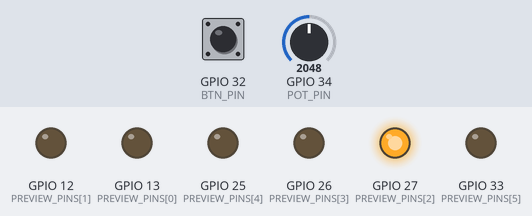
Simulated run of this sketch. Board: ESP32. Shown: output pins drawn as LEDs (lit = HIGH). Inputs (shaded band) come from the test bench; at power-on: GPIO 34 (POT_PIN) = 2048, GPIO 32 (BTN_PIN) HIGH. No radio packets arrive unless stated; what the sketch prints to the serial monitor is not drawn.

Above: at 4.1 s.
4.2 s: GPIO 34 (POT_PIN) set to 2424
5.7 s: GPIO 34 (POT_PIN) set to 2484
At 6.2 s:
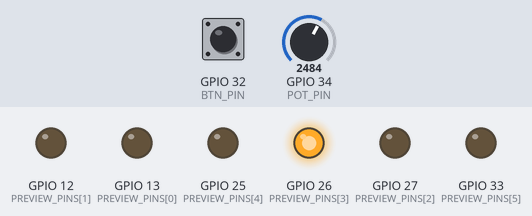
9.7 s: GPIO 34 (POT_PIN) set to 2047
At 10.9 s:
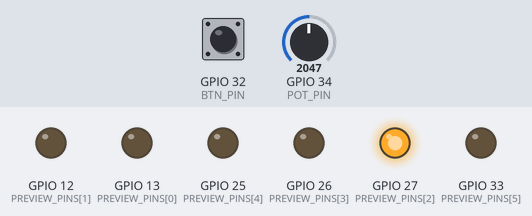
Timing chart, 0 to 12.2 s (numbered marks = the images above; inputs shaded):
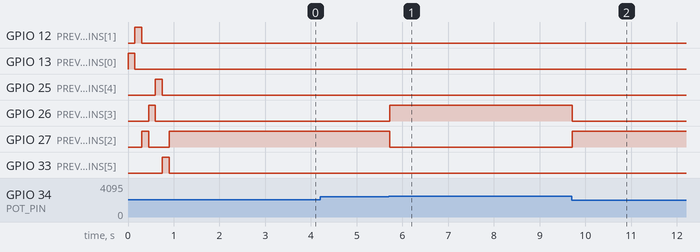

Measured:
- the behaviour switches between 2456 and 2457 on GPIO 34 (POT_PIN) (found by bisection; images 0 and 1)
- after the input at 4.2 s, every drawn part: stays the same
- after the input at 5.7 s, GPIO 26 (PREVIEW_PINS[3]): LOW → HIGH at once; GPIO 27 (PREVIEW_PINS[2]): HIGH → LOW at once
- after the input at 9.7 s, GPIO 26 (PREVIEW_PINS[3]): HIGH → LOW at once; GPIO 27 (PREVIEW_PINS[2]): LOW → HIGH at once

The sketch:

game_transmitter.ino
```cpp
// ─── 433MHz Transmitter — Game Controller ───────────────────────────────────
// Wiring:
//   TX module DATA  → GPIO 14
//   TX module VCC   → VIN (5V)
//   TX module GND   → GND
//   Potentiometer wiper → GPIO 34 (analog in)
//   Potentiometer leg 1 → 3.3V
//   Potentiometer leg 2 → GND
//   Send button     → GPIO 32 → GND
//
//   Preview LEDs (show current selection) → 220Ω → GND:
//   LED 1 (P1 WIN)  → GPIO 13
//   LED 2 (P2 WIN)  → GPIO 12
//   LED 3 (START)   → GPIO 27
//   LED 4 (MANAGER) → GPIO 26
//   LED 5 (TIE)     → GPIO 25
//   LED 6 (BUZZ)    → GPIO 33

#include <RH_ASK.h>
#include <SPI.h>
#include <WiFi.h>

RH_ASK driver(2000, 34, 14, 5);

const int POT_PIN  = 34;
const int BTN_PIN  = 32;
const int NUM_CMDS = 6;

const int PREVIEW_PINS[NUM_CMDS] = {13, 12, 27, 26, 25, 33};

const char* COMMANDS[NUM_CMDS] = {
  "P1",       // 0 — LED 1 — P1 wins (game) / Cursor left (manager)
  "P2",       // 1 — LED 2 — P2 wins (game) / Cursor right (manager)
  "START",    // 2 — LED 3 — Start game (game) / Cycle color (manager)
  "MGR",      // 3 — LED 4 — Toggle manager mode
  "ACT",      // 4 — LED 5 — Tie (game) / Add or remove team (manager)
  "BUZZ"      // 5 — LED 6 — Manual buzzer
};

int selectedCmd = 0;

void setup() {
  WiFi.mode(WIFI_OFF);
  btStop();
  Serial.begin(115200);

  pinMode(BTN_PIN, INPUT_PULLUP);

  for (int i = 0; i < NUM_CMDS; i++) {
    pinMode(PREVIEW_PINS[i], OUTPUT);
    digitalWrite(PREVIEW_PINS[i], LOW);
  }

  if (!driver.init())
    Serial.println("TX INIT FAILED");
  else
    Serial.println("TX ready");

  // Startup test — flash each preview LED in sequence
  for (int i = 0; i < NUM_CMDS; i++) {
    digitalWrite(PREVIEW_PINS[i], HIGH);
    delay(150);
    digitalWrite(PREVIEW_PINS[i], LOW);
  }
}

void loop() {
  int potVal = analogRead(POT_PIN);
  selectedCmd = map(potVal, 0, 4095, 0, NUM_CMDS - 1);
  selectedCmd = constrain(selectedCmd, 0, NUM_CMDS - 1);

  for (int i = 0; i < NUM_CMDS; i++) {
    digitalWrite(PREVIEW_PINS[i], (i == selectedCmd) ? HIGH : LOW);
  }

  if (digitalRead(BTN_PIN) == LOW) {
    const char* msg = COMMANDS[selectedCmd];

    for (int i = 0; i < 5; i++) {
      driver.send((uint8_t*)msg, strlen(msg));
      driver.waitPacketSent();
      delay(50);
    }

    Serial.print("Sent: ");
    Serial.println(msg);

    while (digitalRead(BTN_PIN) == LOW);
    delay(200);
  }

  delay(30);
}
```
